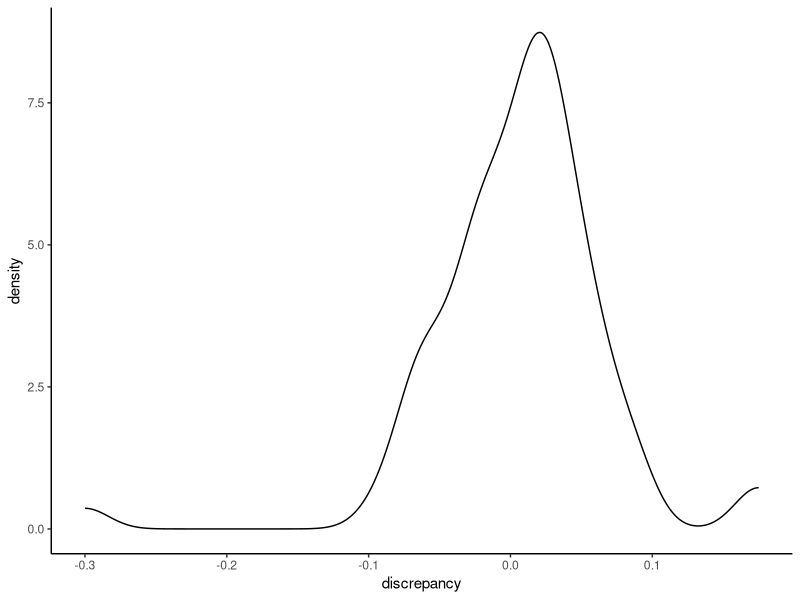
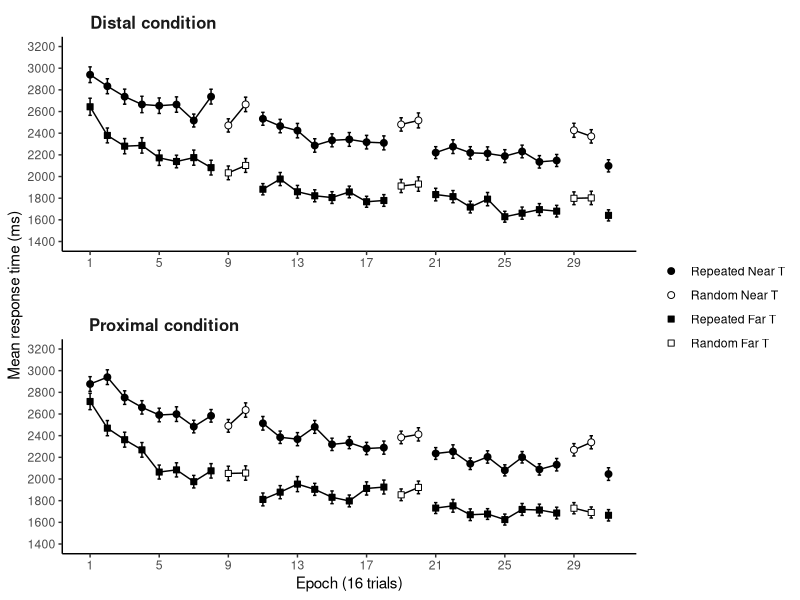
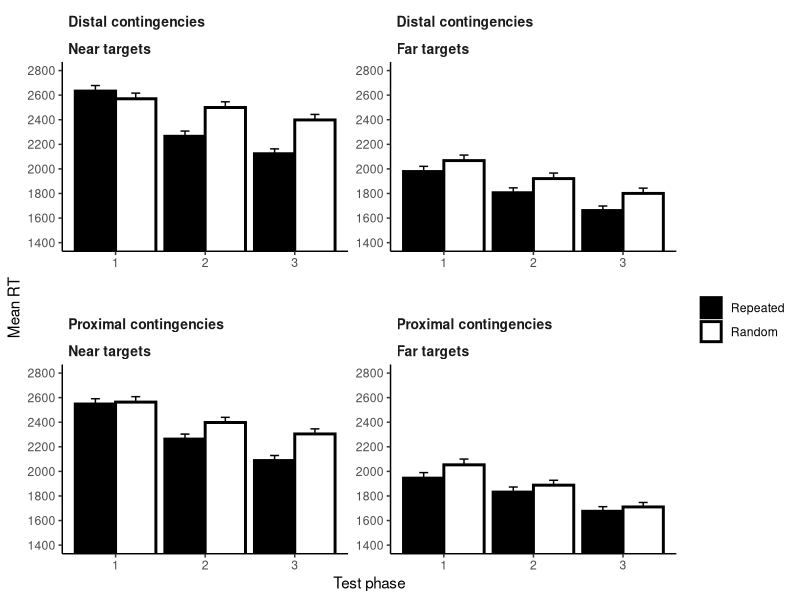
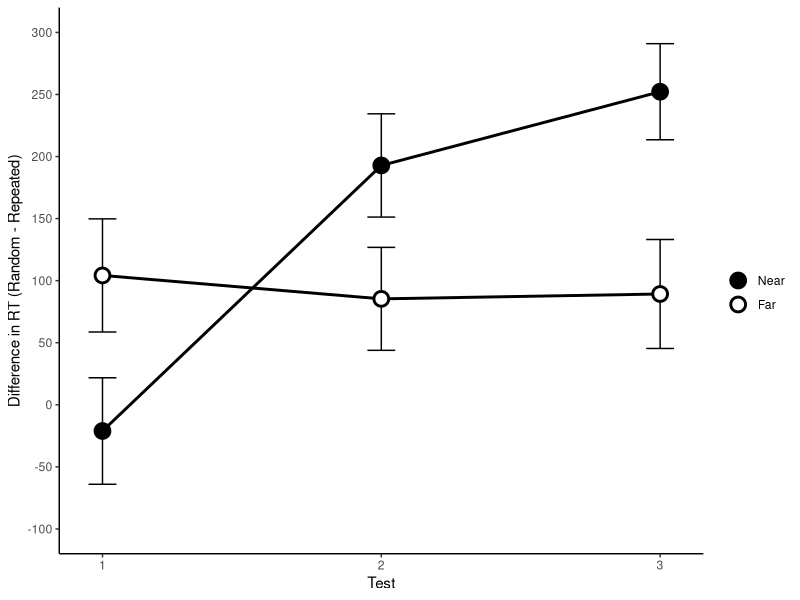
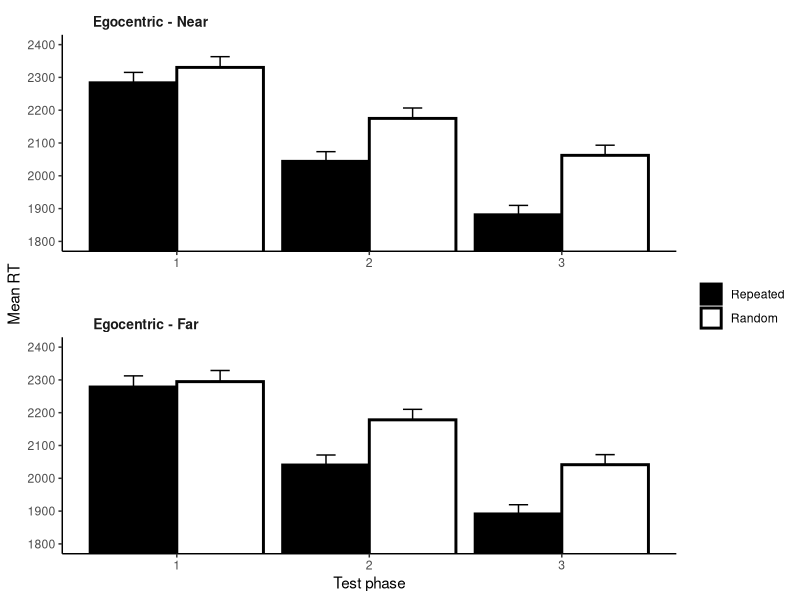
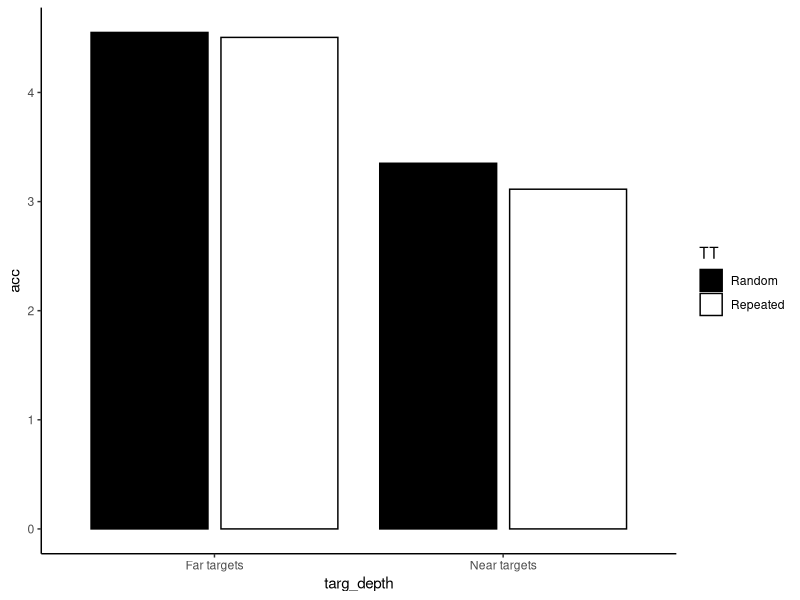

Reproduce these figures in R, in order. (Note: this script raises an error after producing the figures.)
## ---- chunk 1
knitr::opts_chunk$set(echo = FALSE, include = FALSE, warning = FALSE, message = FALSE)
date_compiled_title = c("Output created on", date())
## ---- chunk 2
library(tidyverse)
library(broom)
library(patchwork)
library(knitr)
library(kableExtra)
library(afex)
library(BayesFactor)

theme_set(theme_classic())

setwd(dirname(rstudioapi::getActiveDocumentContext()$path)) # set wd to current file location

data <- read_csv("data_tidy_CCVR04.csv") # read in the tidied data from the first analysis script.

data_AW <- 
  data %>% 
  filter(phase == 2) %>% # separate out awareness data
  mutate(TT = if_else(set %in% c(5,6), "Repeated", "Random"), # recode "set" variable into 2 variables
         targ_depth = if_else(set %in% c(5,7), "Near targets", "Far targets")) %>% 
  select(exp:block, set, TT, targ_depth, everything())

dataMain <- 
  data %>% 
  filter(phase == 1) %>% # main phase of the task
  mutate(TT = if_else(set %in% c(1,2), "Repeated", "Random"), # recode "set" variable into 2 variables
         targ_depth = if_else(set %in% c(1,3), "Near", "Far"),
         epoch = ceiling(block/2)) %>% 
  select(exp:phase, epoch, block:set, TT, targ_depth, everything())

## ---- chunk 3
# a table of the demographic information across participants
data_demog <- 
  dataMain %>% 
  group_by(subj) %>% 
  slice(1) %>% # take top row
  ungroup() %>% 
  select(subj,age,gender,condition)

demog_summary <- 
  data_demog %>% 
  summarise(n = n(),
            mean_age = mean(age),
            sd_age = sd(age),
            males = sum(gender=="M"),
            females = sum(gender=="F"),
            non_binary = sum(!gender %in% c("M", "F")))

# summary statistics of response patterns,
basic_resp_stats <- 
  dataMain %>%
  group_by(subj) %>%
  summarise(mean_RT = mean(RT < 9999),
            perc_Timeouts = sum(dist_to_T==-1)/n(),
            mean_Extra_Resp = mean(num_additional_Rs),
            perc_Rs_Over1 = sum(num_additional_Rs>0)/n(),
            perc_Rs_Over2 = sum(num_additional_Rs>1)/n()) %>% 
  summarise_all(list(mean = mean, sd = sd)) %>%  # from participant summaries, compute summary stats
  select(-contains("subj"))

# create table from those summary statistics
table_basic_resp_stats <- 
  basic_resp_stats %>% 
  pivot_longer(cols = everything(), names_to = "stat") %>% 
  kable(digits = 2, col.names = c("","")) %>% 
  kable_styling(latex_options = "hold_position", position = "left")

# filter trials with more than 2 responses (num additional Rs > 1), timeouts,
# and outlier RTs  
data <- 
  dataMain %>% 
  filter(num_additional_Rs<=1, dist_to_T>=0) %>% 
  group_by(subj) %>% 
  mutate(zRT = scale(RT)) %>% 
  filter(between(zRT,-2.5,2.5)) %>% 
  ungroup() 

# what percentage of trials were removed for each participant?
perc_removed <- 
  data %>%
  group_by(subj) %>% 
  summarise(perc = (1 - (n()/496))*100)

# reorder columns
data <- 
  data %>% 
  select(exp, subj, age:RT, everything()) # arrange the variables
## ---- chunk 4
# summarise the overall mean RT for each P 
overall_RT_Means <- 
  data %>% 
  group_by(subj) %>% 
  summarise(meanRT = mean(RT)) %>% 
  mutate(z_meanRT = scale(meanRT))

outlier_meanRTs <- 
  overall_RT_Means %>% 
  filter(!between(z_meanRT, -2.5, 2.5)) %>% 
  pull(subj) # Ps 27 and 60 seems to have unusually long mean RTs
  
# plot the boxplots of RT
RT_boxplot <- 
  overall_RT_Means %>% 
  ggplot(aes(x = "meanRT", y = meanRT))+
  geom_boxplot() +
  geom_point() +
  geom_text(aes(label = subj), hjust = 2, check_overlap = TRUE)

# remove the two outlier participants from the sample
data <- filter(data,!subj %in% outlier_meanRTs)

## ---- chunk 5
# exploring the difficulty of target detection at different depths

# how many trials contributed to the analysis by target depth

data %>% 
  group_by(subj, targ_depth) %>% 
  summarise(prop = n()/240) %>% 
  group_by(targ_depth) %>% 
  summarise(meanProp = mean(prop))

# any unusual participants?

depth_difficulty_measure <- 
  data %>% 
  group_by(subj, targ_depth) %>% 
  summarise(prop = n()/240) %>%
  pivot_wider(names_from = targ_depth, values_from = prop) %>% 
  mutate(discrepancy = Near-Far) 

depth_difficulty_measure %>% 
  ggplot(aes(discrepancy)) +
  geom_density()

# remove those with large discrepancy
depth_difficulty_outliers <- 
  depth_difficulty_measure %>% 
  filter(!between(discrepancy,-.15,.15)) %>% 
  pull(subj)

# remove the depth difficulty outliers from the sample
data <- filter(data,!subj %in% depth_difficulty_outliers)

# remove them from the measure of depth difficulty
depth_difficulty_measure <- 
  depth_difficulty_measure %>% 
  filter(between(discrepancy,-.15,.15)) 

## ---- chunk 6
# main analysis of RT

# convert TT and targ_depth to factors and set level order
data <- 
  data %>%
  mutate(TT = factor(TT, levels = c("Repeated", "Random")),
         targ_depth = factor(targ_depth, levels = c("Near", "Far")))

legendLBLs <- c("Repeated Near T", "Random Near T", "Repeated Far T", "Random Far T")

# get data for the RT figure. 
data_RT_avgs_figure <- 
  data %>%
  group_by(condition, TT, targ_depth, epoch) %>% 
  summarise(meanRT = mean(RT), 
            SE = sd(RT)/sqrt(n())) %>%
  mutate(condition = recode(condition, 
                            "distal_repeated" = "Distal condition",
                            "proximal_repeated" = "Proximal condition")) %>% 
  ungroup() %>% 
  complete(TT, targ_depth, epoch, condition) # add NA values where missing - ensures breaks in lines for plot

# main RT figure
RT_avgs_figure <- 
  data_RT_avgs_figure %>%
  ggplot(aes(x = epoch, y = meanRT, group = interaction(TT, targ_depth))) +
  geom_line() +
  geom_errorbar(aes(ymin = meanRT-SE, ymax = meanRT+SE), width = 0.2, size = .5) +
  geom_point(aes(fill = interaction(TT, targ_depth),
                 shape = interaction(TT, targ_depth)),
             size = 2) +
  facet_wrap(~condition, dir = "v", scales = "free") +
  theme(strip.text = element_text(size = 12, face = "bold"),
        strip.text.x = element_text(hjust = 0.05),
        strip.background = element_blank(),
        panel.spacing.y = unit(2, "lines")) +
  scale_y_continuous(limits = c(1400, 3200),
                     breaks = seq(1400,3200,200)) +
  scale_x_continuous(breaks = seq(1,31,4),
                     minor_breaks = seq(1,31,2)) +
  scale_fill_manual(name  = "",
                    labels = legendLBLs,
                    values = c("black", "white", "black", "white")) +
  scale_shape_manual(name = "",
                     labels = legendLBLs,
                     values = c(21,21,22,22)) +
  labs(y = "Mean response time (ms)",
       x = "Epoch (16 trials)")

RT_avgs_figure # print the figure
## ---- chunk 7
# get the data from the "test" epochs
data_test <- 
  data %>%
  mutate(test = case_when(epoch %in% 8:11 ~ 1,
                          epoch %in% 18:21 ~ 2,
                          epoch %in% 28:31 ~ 3)) %>% 
  filter(test > 0) #remove data not in the test periods
  
# plot the test data by condition
test_figure <- 
  data_test %>% 
  mutate(condition = recode(condition, 
                            "distal_repeated" = "Distal contingencies", 
                            "proximal_repeated" = "Proximal contingencies"),
         targ_depth = recode(targ_depth,
                             "Near" = "Near targets",
                             "Far" = "Far targets")) %>%
  group_by(condition, TT, targ_depth, test) %>%
  summarise(meanRT = mean(RT), 
            SE = sd(RT)/sqrt(n())) %>% 
  ggplot(aes(x = test, y = meanRT, fill = TT)) +
  geom_col(position = position_dodge(),
           colour = "black",
           size = 1) +
  geom_errorbar(aes(ymin = meanRT, ymax = meanRT+SE), 
                width = 0.2, 
                size = .5, 
                position = position_dodge(width = 0.9)) +
  scale_fill_manual(values = c("black", "white")) +
  scale_y_continuous(breaks = seq(1400,2800,200)) +
  coord_cartesian(ylim = c(1400,2800)) +
  facet_wrap(vars(condition,targ_depth), 
             nrow = 2, 
             scales = "free",
             labeller = labeller(.rows = label_value, .multi_line = TRUE)) + 
  theme(strip.text = element_text(size = 10, face = "bold"),
        strip.text.x = element_text(hjust = 0),
        strip.background = element_blank(), 
        panel.spacing.y = unit(2, "lines")) +
  labs(x = "Test phase",
       y = "Mean RT",
       fill = "")

test_figure #print figure

## ---- chunk 8

data_test$subj <- as.factor(data_test$subj)

#get data for the ANOVA on the test data
data_RT_ANOVA <- 
  data_test %>% 
  group_by(condition, subj, TT, targ_depth, test) %>% 
  summarise(meanRT = mean(RT)) 

# conduct ANOVA
data_RT_ANOVA %>% 
  aov_car(meanRT ~ Error(subj/(test*TT*targ_depth)) + condition, data = .)


## ---- chunk 9

# compute a new CC_RT variable, which simplifies the random-repeated comparison
test_diff <- 
  data_test %>%
  group_by(subj, TT, targ_depth, test) %>%
  summarise(meanRT = mean(RT)) %>% 
  pivot_wider(names_from = TT, values_from = meanRT) %>% 
  mutate(CC_RT = Random - Repeated) 

# plot the CC effect as a function of target depth and test.
test_diff_figure <- 
  test_diff %>% 
  group_by(targ_depth, test) %>% 
  summarise(RT = mean(CC_RT), SE = sd(CC_RT)/sqrt(n())) %>% 
  ggplot(aes(x = test, y = RT)) +
  geom_errorbar(aes(ymin = RT-SE, ymax = RT+SE), 
                width = 0.1, size = .5, colour = "black") +
  geom_line(aes(group = targ_depth), size = 1) +
  geom_point(aes(fill = targ_depth), 
             size = 4, shape = 21, colour = "black", stroke = 1.5) +
  scale_x_continuous(breaks = 1:3) +
  scale_y_continuous(limits = c(-100, 300), breaks = seq(-100,300,50)) +
  scale_fill_discrete(type = c("black", "white")) +
  labs(x = "Test",
       y = "Difference in RT (Random - Repeated)",
       fill = "")

# draw figure
test_diff_figure

## ---- chunk 10

# t-test Test 1
test_diff %>% 
  filter(test == 1) %>% 
  {t.test(.$CC_RT ~ .$targ_depth)}

# t-test Test 2
test_diff %>% 
  filter(test == 2) %>% 
  {t.test(.$CC_RT ~ .$targ_depth)}

# t-test Test 3
test_diff %>% 
  filter(test == 3) %>% 
  {t.test(.$CC_RT ~ .$targ_depth)}


## ---- chunk 11

# compute new variables based on egocentricity of the repeated distractors
data_ego_test <- 
  data_test %>%
  mutate(egocentric = case_when(condition == "proximal_repeated" & targ_depth == "Near"
                                ~ "Egocentric - Near",
                                condition == "proximal_repeated" & targ_depth == "Far"
                                ~ "Egocentric - Far",
                                condition == "distal_repeated" & targ_depth == "Near"
                                ~ "Egocentric - Far",
                                condition == "distal_repeated" & targ_depth == "Far"
                                ~ "Egocentric - Near")) %>% 
  mutate(egocentric = fct_relevel(egocentric, "Egocentric - Near", "Egocentric - Far"))

# plot mean RTs as a function of egocentricity, trial type, and test.
test_ego_figure <- 
  data_ego_test %>% 
  group_by(egocentric, TT, test) %>%
  summarise(meanRT = mean(RT), SE = sd(RT)/sqrt(n())) %>% 
  ggplot(aes(x = test, y = meanRT, fill = TT)) +
  geom_col(position = position_dodge(),
           colour = "black",
           size = 1) +
  geom_errorbar(aes(ymin = meanRT, ymax = meanRT+SE), 
                width = 0.2, size = .5, position = position_dodge(width = 0.9)) +
  scale_fill_manual(values = c("black", "white")) +
  scale_y_continuous(breaks = seq(1800,2400,100)) +
  coord_cartesian(ylim = c(1800,2400)) +
  facet_wrap(vars(egocentric), 
             nrow = 2, 
             scales = "free",
             labeller = labeller(.rows = label_value, .multi_line = FALSE)) + 
  theme(strip.text = element_text(size = 10, face = "bold"),
        strip.text.x = element_text(hjust = 0.05),
        strip.background = element_blank(), 
        panel.spacing.y = unit(2, "lines")) +
  labs(x = "Test phase",
       y = "Mean RT",
       fill = "")

test_ego_figure

## ---- chunk 12

# convert variables to factors
data_ego_test$subj <- as.factor(data_ego_test$subj)
data_ego_test$egocentric <- as.factor(data_ego_test$egocentric)

# summarise data for ANOVA
data_ego_RT_ANOVA <- 
  data_ego_test %>% 
  group_by(subj, egocentric, TT, test) %>% 
  summarise(meanRT = mean(RT)) 

# conduct ANOVA
data_ego_RT_ANOVA %>% 
  aov_car(meanRT ~ Error(subj/(egocentric*TT*test)), data = .)



## ---- chunk 13
# awareness data analysis - this is not reported here, but is reported in the main manuscript

# remove the outlier participants from the sample
data_AW <- 
  data_AW %>% 
  filter(!subj %in% outlier_meanRTs,
         !subj %in% depth_difficulty_outliers)

# summarise awareness test accuracy as a function of trial type and target depth
data_gen_descriptives <- 
  data_AW %>% 
  group_by(TT, targ_depth) %>% 
  summarise(acc = mean(dist_to_T),
            acc_sd = sd(dist_to_T))

# plot those means
data_gen_descriptives %>% 
  ggplot(aes(x = targ_depth, y = acc, fill = TT)) +
  geom_col(position = position_dodge2(), colour = "black") +
  scale_fill_manual(values = c("black","white"))

# subject level means of awareness accuracy, as a function of trial type and target depth 
data_gen_analysis <- 
  data_AW %>% 
  group_by(subj, TT, targ_depth) %>% 
  summarise(acc = mean(dist_to_T))

# look at the correlation of awareness with CC effect

# summarise CC effect
sub_CC <- 
  test_diff %>% 
  group_by(subj) %>% 
  summarise(CC_RT = mean(CC_RT))

#summarise awareness
sub_Aware <- 
  data_gen_analysis %>% 
  group_by(subj,TT) %>% 
  summarise(acc = mean(acc)) %>% 
  pivot_wider(names_from = TT, values_from = acc) %>% 
  mutate(CC_aware = Random - Repeated) %>% 
  select(subj, CC_aware) %>% 
  mutate(subj = as.factor(subj))

# join and look at correlation
c_data <- 
  full_join(sub_CC, sub_Aware, by = "subj")

# test correlation
cor(c_data$CC_RT, c_data$CC_aware)
correlationBF(c_data$CC_RT, c_data$CC_aware)

awareness_cor_result <- cor.test(~ CC_RT + CC_aware, data = c_data, method = "pearson")

## ---- chunk 14
# conduct ANOVA
anova_awareness <- 
  data_gen_analysis %>% 
  aov_car(acc ~ Error(subj/(TT*targ_depth)), data = .)

# convert variables to factors for BF analysis
data_gen_analysis <- 
  data_gen_analysis %>% 
  mutate(subj = as.factor(subj),
         TT = as.factor(TT),
         targ_depth = as.factor(targ_depth))

# Bayesian analysis on the awareness data
BFanova_awareness <- 
  anovaBF(formula = acc ~ TT*targ_depth + subj,
          whichRandom = "subj",
          data = data_gen_analysis)


## ---- chunk 15

# create new variables with experiment specific names
CCVR04_demog_summary = demog_summary
CCVR04_basic_resp_stats = basic_resp_stats
CCVR04_perc_removed = perc_removed
CCVR04_overall_RT_Means = overall_RT_Means
CCVR04_RT_avgs_figure = RT_avgs_figure
CCVR04_test_figure = test_figure
CCVR04_data_RT_ANOVA = data_RT_ANOVA
CCVR04_data_RT_test_diff = test_diff
CCVR04_RT_test_diff_figure = test_diff_figure
CCVR04_data_ego_RT_ANOVA = data_ego_RT_ANOVA
CCVR04_test_ego_figure = test_ego_figure
CCVR04_data_awareness = data_gen_descriptives
CCVR04_anova_awareness = anova_awareness
CCVR04_BFanova_awareness = BFanova_awareness
CCVR04_awareness_cor = awareness_cor_result

#save these objects for manuscript
save(CCVR04_demog_summary, 
     CCVR04_basic_resp_stats,
     CCVR04_perc_removed,
     CCVR04_overall_RT_Means,
     CCVR04_RT_avgs_figure,
     CCVR04_test_figure,
     CCVR04_data_RT_ANOVA,
     CCVR04_data_RT_test_diff,
     CCVR04_RT_test_diff_figure,
     CCVR04_data_ego_RT_ANOVA,
     CCVR04_test_ego_figure,
     CCVR04_data_awareness,
     CCVR04_anova_awareness,
     CCVR04_BFanova_awareness,
     CCVR04_awareness_cor,
     file = "../../CCVR_ms_1/CCVR04_export.Rdata")
